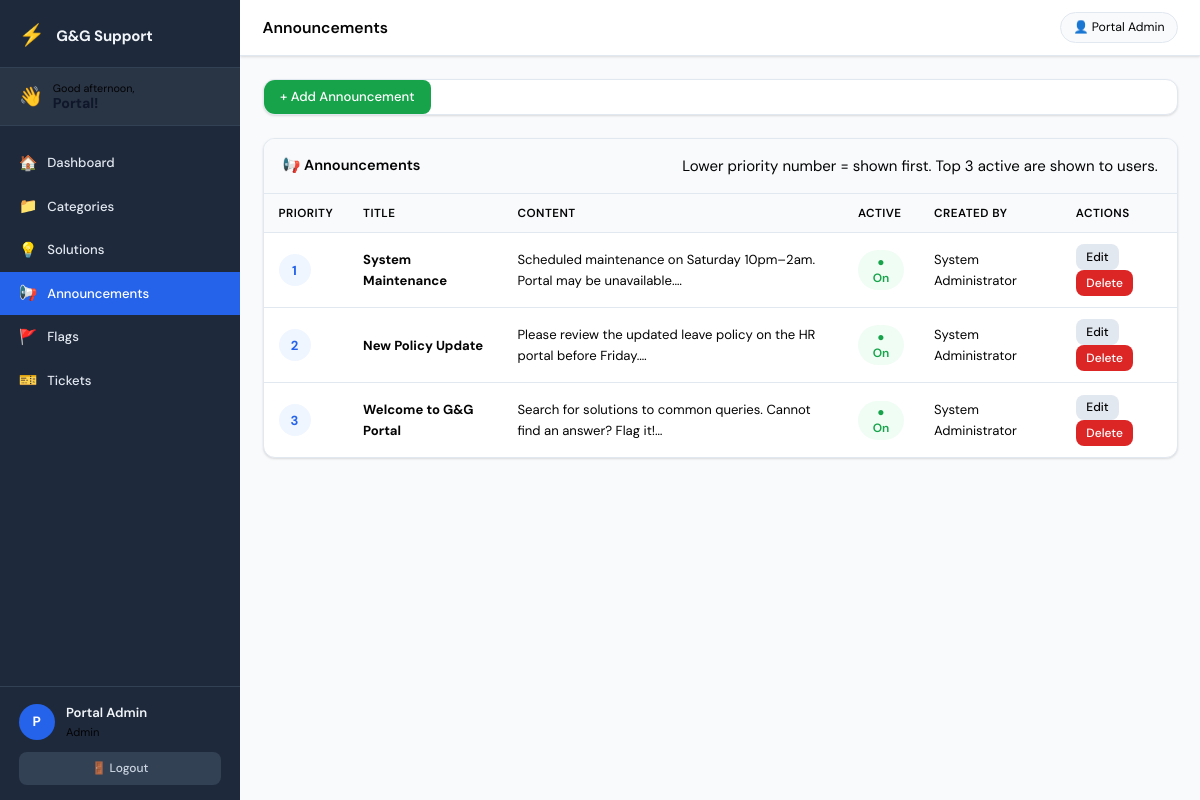
The app's page /admin/announcements.php (signed in) with its own data.
### tables this page shows
CREATE TABLE `announcements` (
  `id`         INT UNSIGNED  NOT NULL AUTO_INCREMENT,
  `title`      VARCHAR(200)  NOT NULL,
  `content`    TEXT          DEFAULT NULL,
  `priority`   INT           NOT NULL DEFAULT 10,
  `is_active`  TINYINT(1)   NOT NULL DEFAULT 1,
  `created_by` INT UNSIGNED  DEFAULT NULL,
  `created_at` TIMESTAMP     NOT NULL DEFAULT CURRENT_TIMESTAMP,
  PRIMARY KEY (`id`)
);

CREATE TABLE `users` (
  `id`         INT UNSIGNED    NOT NULL AUTO_INCREMENT,
  `full_name`  VARCHAR(120)    NOT NULL,
  `username`   VARCHAR(60)     NOT NULL UNIQUE,
  `email`      VARCHAR(150)    DEFAULT NULL,
  `password`   VARCHAR(255)    NOT NULL,
  `role`       ENUM('user','admin','system_admin') NOT NULL DEFAULT 'user',
  `is_active`  TINYINT(1)      NOT NULL DEFAULT 1,
  `created_at` TIMESTAMP       NOT NULL DEFAULT CURRENT_TIMESTAMP,
  PRIMARY KEY (`id`)
);

### admin/announcements.php (the view, shortened to what this page needs)
<?php
require_once __DIR__ . '/../includes/auth_guard.php';
$announcements = $pdo->query(
    'SELECT a.*, u.full_name AS created_by_name
     FROM announcements a
     LEFT JOIN users u ON a.created_by = u.id
     ORDER BY a.priority ASC, a.id DESC'
)->fetchAll();
require_once __DIR__ . '/../includes/header.php';
?>
<div class="card" style="margin-bottom:1.5rem">
    <button class="btn btn-success" onclick="openAnnForm()">+ Add Announcement</button>
</div>
<div class="card">
    <div class="card-header">
        <h2>📢 Announcements</h2>
        <span class="text-muted">Lower priority number = shown first. Top 3 active are shown to users.</span>
    </div>
    <?php if ($announcements): ?>
    <table class="data-table">
        <thead>
            <tr>
                <th>Priority</th>
                <th>Title</th>
                <th>Content</th>
                <th>Active</th>
                <th>Created By</th>
                <th>Actions</th>
            </tr>
        </thead>
        <tbody>
        <?php foreach ($announcements as $a): ?>
        <tr class="<?= !$a['is_active'] ? 'row-inactive' : '' ?>">
            <td><span class="priority-badge"><?= (int)$a['priority'] ?></span></td>
            <td><strong><?= htmlspecialchars($a['title']) ?></strong></td>
            <td><?= htmlspecialchars(strip_tags(substr($a['content'], 0, 80))) ?>…</td>
            <td>
                <form method="POST" style="display:inline">
                    <button type="submit" class="toggle-btn <?= $a['is_active'] ? 'toggle-on' : 'toggle-off' ?>">
                        <?= $a['is_active'] ? '● On' : '○ Off' ?>
                    </button>
                </form>
            </td>
            <td><?= htmlspecialchars($a['created_by_name'] ?? '—') ?></td>
            <td>
                <button class="btn btn-sm btn-secondary"
                    onclick='openEditAnn(<?= htmlspecialchars(json_encode($a), ENT_QUOTES) ?>)'>Edit</button>
                <button class="btn btn-sm btn-danger"
                    onclick="confirmDeleteAnn(<?= $a['id'] ?>, '<?= addslashes(htmlspecialchars($a['title'])) ?>')">Delete</button>
            </td>
        </tr>
        <?php endforeach; ?>
        </tbody>
    </table>
    <?php else: ?>
    <p class="empty-state">No announcements yet.</p>
    <?php endif; ?>
</div>
<?php require_once __DIR__ . '/../includes/footer.php'; ?>

### assets/css/style.css (style rules this page uses)
:root { --primary: #2563eb; --primary-dark: #1d4ed8; --primary-light: #eff6ff; --success: #16a34a; --success-light: #f0fdf4; --warning: #d97706; --warning-light: #fffbeb; --danger: #dc2626; --danger-light: #fef2f2; --info: #0891b2; --info-light: #ecfeff; --bg: #f8fafc; --surface: #ffffff; --border: #e2e8f0; --border-dark: #cbd5e1; --text: #040405; --text-muted: #040405; --text-light: #040405; --sidebar-bg: #1e293b; --sidebar-text: #040405; --sidebar-active: #2563eb; --sidebar-hover: #334155; --sidebar-width: 240px; --radius: 8px; --radius-lg: 12px; --shadow: 0 1px 3px rgba(0,0,0,.08), 0 1px 2px rgba(0,0,0,.06); --shadow-md: 0 4px 6px rgba(0,0,0,.07), 0 2px 4px rgba(0,0,0,.06); --shadow-lg: 0 10px 15px rgba(0,0,0,.08), 0 4px 6px rgba(0,0,0,.05); --font: 'DM Sans', system-ui, sans-serif; --font-mono: 'DM Mono', monospace; --topbar-h: 56px; --transition: 0.18s ease; }
*, *::before, *::after { box-sizing: border-box; margin: 0; padding: 0; }
html { font-size: 15px; -webkit-text-size-adjust: 100%; }
body { font-family: var(--font); color: var(--text); background: var(--bg); line-height: 1.6; }
button, input, select, textarea { font-family: inherit; }
.card { background: var(--surface); border: 1px solid var(--border); border-radius: var(--radius-lg); box-shadow: var(--shadow); margin-bottom: 1.5rem; overflow: hidden; }
.card-header { display: flex; align-items: center; justify-content: space-between; padding: 1rem 1.25rem; border-bottom: 1px solid var(--border); background: #f8fafc; flex-wrap: wrap; gap: .5rem; }
.card-header h2 { font-size: .975rem; font-weight: 600; margin: 0; }
.text-muted { color: var(--text-muted); font-weight: 400; }
.btn { display: inline-flex; align-items: center; justify-content: center; gap: .35rem; padding: .55rem 1.1rem; border: none; border-radius: var(--radius); font-size: .875rem; font-weight: 500; cursor: pointer; transition: background var(--transition), opacity var(--transition), transform .1s; white-space: nowrap; text-decoration: none; line-height: 1.4; }
.btn-secondary { background: #e2e8f0; color: var(--text); }
.btn-success { background: var(--success); color: #fff; }
.btn-danger { background: var(--danger); color: #fff; }
.btn-sm { padding: .3rem .7rem; font-size: .8rem; }
.data-table { width: 100%; border-collapse: collapse; font-size: .875rem; }
.data-table th { text-align: left; padding: .65rem 1rem; font-size: .78rem; font-weight: 600; text-transform: uppercase; letter-spacing: .04em; color: var(--text-muted); background: #f8fafc; border-bottom: 1px solid var(--border); white-space: nowrap; }
.data-table td { padding: .75rem 1rem; border-bottom: 1px solid var(--border); vertical-align: middle; }
.data-table tr:last-child td { border-bottom: none; }
.priority-badge { display: inline-flex; align-items: center; justify-content: center; width: 32px; height: 32px; border-radius: 50%; background: var(--primary-light); color: var(--primary); font-weight: 700; font-size: .875rem; }
.toggle-btn { padding: .25rem .7rem; border-radius: 999px; border: none; cursor: pointer; font-size: .8rem; font-weight: 600; transition: background var(--transition); }
.toggle-on { background: var(--success-light); color: var(--success); }

### records on screen
announcements: priority "1", title "System Maintenance", content "Scheduled maintenance on Saturday 10pm–2am. Portal may be unavailable.", is_active "● On", users.full_name "System Administrator"
announcements: priority "2", title "New Policy Update", content "Please review the updated leave policy on the HR portal before Friday.", is_active "● On", users.full_name "System Administrator"
announcements: priority "3", title "Welcome to G&G Portal", content "Search for solutions to common queries. Cannot find an answer? Flag it!", is_active "● On", users.full_name "System Administrator"

### other values on screen
$_greeting "Good afternoon"
$_first "Portal"
substr($_name, 0, 1) "P"
$_name "Portal Admin"
str_replace('_', ' ', $_role) "Admin"
$page_title "Announcements"
